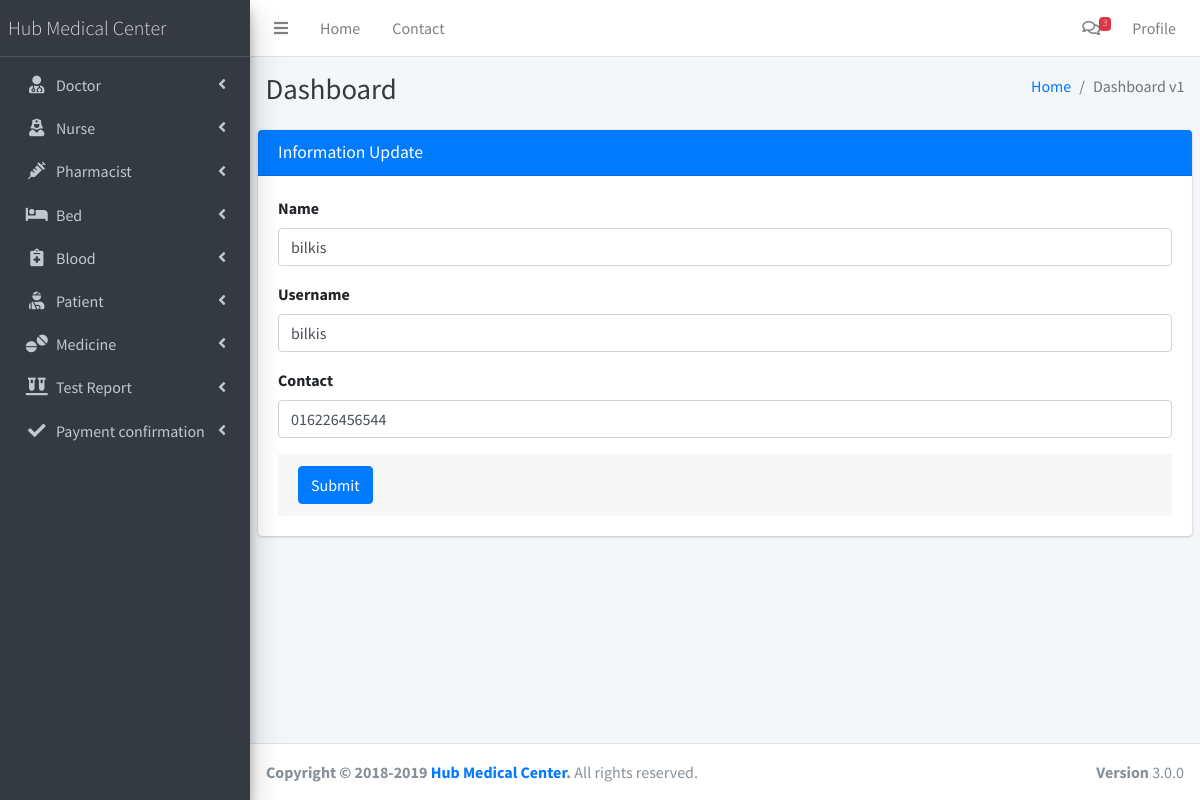
/admin/editnurse.php?id=4 (signed in), run on the app's committed database.
### tables this page shows
CREATE TABLE `nurse` (
  `id` int(11) NOT NULL,
  `name` varchar(40) NOT NULL,
  `contact` varchar(40) NOT NULL,
  `status` int(11) NOT NULL,
  `image` varchar(255) NOT NULL,
  `username` varchar(40) NOT NULL,
  `password` varchar(255) NOT NULL
);

### admin/editnurse.php (the view, shortened to what this page needs)
 <?php
 include_once("layout/header.php");
 include_once("layout/sidebar.php");
 $id=$_GET["id"];
 $sql="select * from nurse where id=".$id;
 $nurse=mysqli_query($con,$sql);
  while($res=mysqli_fetch_array($nurse)){
  $name=$res["name"];
  $username=$res["username"];
  $contact=$res["contact"];
}
 ?>
  <div class="content-wrapper">
    <div class="content-header">
      <div class="container-fluid">
        <div class="row mb-2">
          <div class="col-sm-6">
            <h1 class="m-0 text-dark">Dashboard</h1>
          </div>
          <div class="col-sm-6">
            <ol class="breadcrumb float-sm-right">
              <li class="breadcrumb-item"><a href="#">Home</a></li>
              <li class="breadcrumb-item active">Dashboard v1</li>
            </ol>
          </div>
        </div>
      </div>
    </div>
    <section class="content">
    <div class="card card-primary">
              <div class="card-header">
                <h3 class="card-title">Information Update</h3>
              </div>
              <form role="form" method="POST" action="editnurse.php" enctype="multipart/form-data">
                <div class="card-body">
                  <div class="form-group">
                    <label for="exampleInputname">Name</label>
                    <input type="text" name="name" class="form-control" id="exampleInputname" value="<?=$name?>" placeholder="Enter Name">
                  </div>
                  <div class="form-group">
                    <label for="exampleInputusrname">Username</label>
                    <input name="usrname" type="text" class="form-control" id="exampleInputusrname" value="<?=$username?>" placeholder="Enter username">
                  </div>
                  <div class="form-group">
                    <label for="exampleInputcontact">Contact</label>
                    <input name="contact" value="<?=$contact?>" type="text" class="form-control" id="exampleInputcontact" placeholder="Contact">
                  </div>
                <div class="card-footer">
                  <button type="submit" class="btn btn-primary" name="btn_sub">Submit</button>
                </div>
              </form>
            </div>
    </section>
  </div>
 <?php
 include_once('layout/footer.php');
 ?>

### data on the page
nurse: name "bilkis", usrname "bilkis", contact "016226456544"
